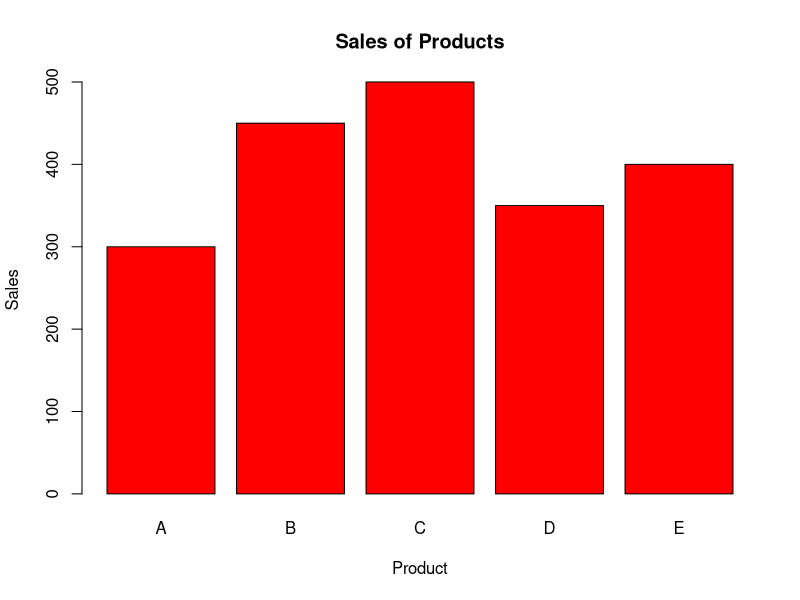

Write R code to recreate this figure.
products<-c("A","B","C","D","E")
sales<-c(300,450,500,350,400)
barplot(sales,names.arg=products,
        main="Sales of Products",
        xlab="Product",
        ylab="Sales",col="red",border="black")